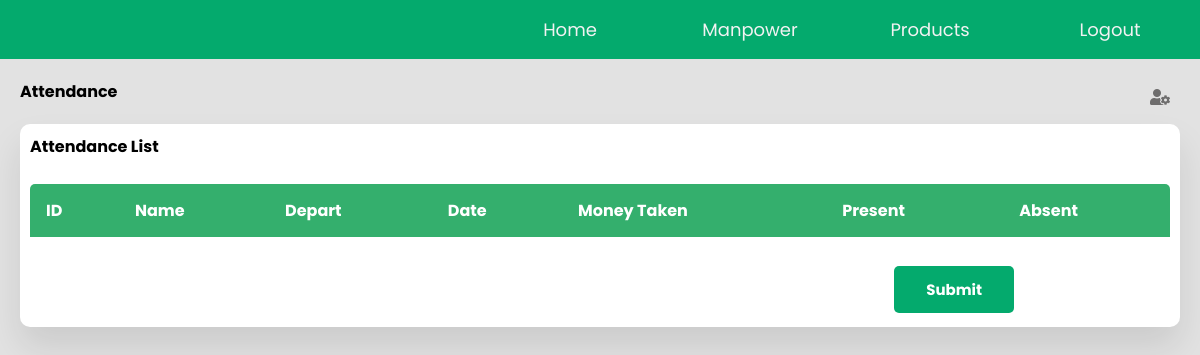
The page /attendance/ on the database as committed earlier.
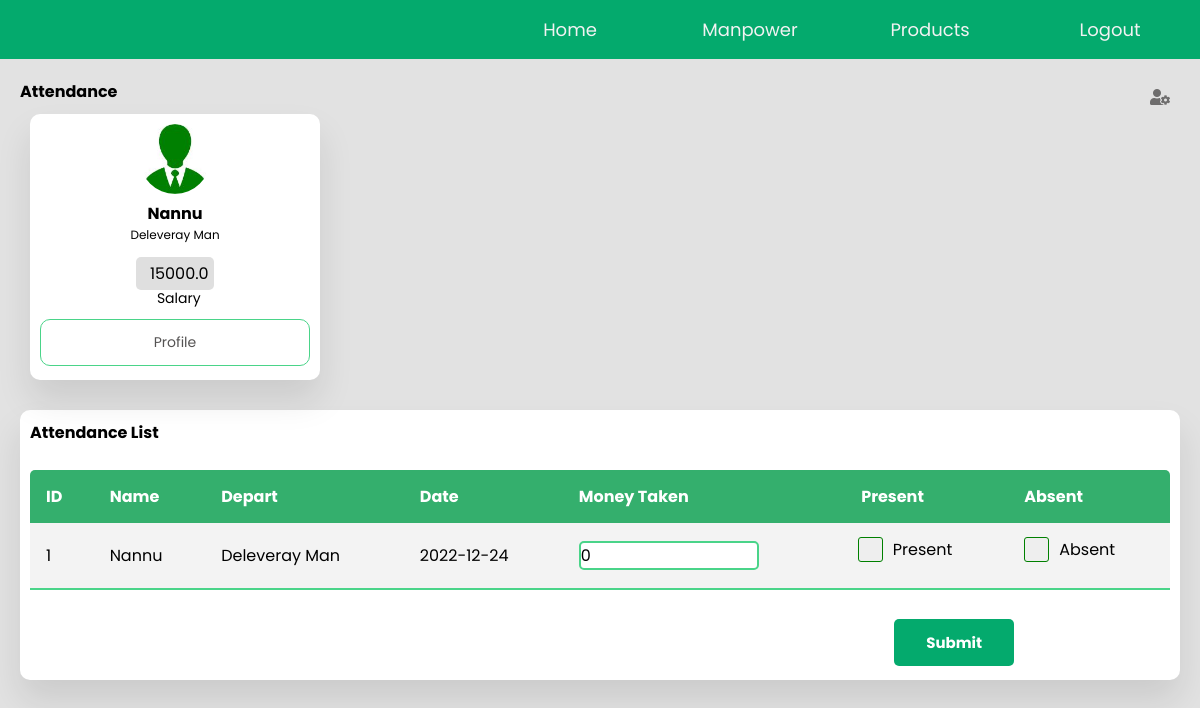
The same page on the database as committed later.
### manpower/models.py (models this page shows, shortened)
class Employee(models.Model):
    name = models.CharField(blank=True,null=True,max_length=50)
    department = models.CharField(blank=True,null=True,max_length=100)
    fixed_salary =  models.FloatField(blank=True,null=True,default=0.00)

### manpower/views.py (the view)
# urls.py: path('', emp_attendance, name='empAttendance'),
def emp_attendance(request):
    emp_model = Employee.objects.all().order_by("-id")
    attend_model = Attendance.objects.all().order_by("-id")
    return render(request,'attendance.html',{"emp_model":emp_model,"today_date":today_date, "attend_model":attend_model})

### templates/attendance.html (shortened to what this page needs)
{%load static%}
<!DOCTYPE html>
<html lang="en">
<head>
  <link rel="stylesheet" href="https://cdnjs.cloudflare.com/ajax/libs/font-awesome/5.15.4/css/all.min.css"/>
  <link href="{% static '/css/attendance_profile.css' %}" rel="stylesheet" type="text/css">
</head>
<body>
  <div class="topnav">
      <a href="{% url 'accounts:ownerLogOut' %}">Logout</a>
    <a href="{% url 'products:companyGroups' %}">Products</a>
    <a href="{% url 'manpower:empAttendance' %}">Manpower</a>
    <a href="">Home</a>
  </div>
<div class="container">
    <section class="main">
      <div class="main-top">
        <h1>Attendance</h1>
        <i class="fas fa-user-cog"></i>
      </div>
        <div class="usersEmployee">
            {% for emp_obj in emp_model %}
                 <div class="card">
                    <img src="{% static 'images/pro_icon.jpg' %}">
                    <h4>{{ emp_obj.name }}</h4>
                    <p>{{ emp_obj.department }}</p>
                    <div class="per">
                      <table>
                        <tr>
                          <td><span>&nbsp;&nbsp;{{ emp_obj.fixed_salary }}</span></td>
                        </tr>
                        <tr>
                          <td> &nbsp;&nbsp;Salary</td>
                        </tr>
                      </table>
                    </div>
                    <button><a href="{% url 'manpower:empProfile' pk=emp_obj.pk %}">Profile</a></button>
                 </div>
            {% endfor %}
        </div>
      <section class="attendance">
      <form action="{% url 'manpower:confirmAttend'%}" method="POST">
        <div class="attendance-list">
          <h1>Attendance List</h1>
          <table class="table">
            <thead>
              <tr>
                <th>ID</th>
                <th>Name</th>
                <th>Depart</th>
                <th>Date</th>
                <th>Money Taken</th>
                  <th>&nbsp;Present </th>
                  <th> Absent</th>
              </tr>
            </thead>
            <tbody>
            {% for emp_obj in emp_model %}
              <tr>
                <td>{{ forloop.counter }}</td>
                <td>{{ emp_obj.name }}</td>
                <td>{{ emp_obj.department }}</td>
                <td>{{ today_date }}</td>
                <td><input type="text" id="name" name="moneyTaken[]"  maxlength="10" size="10" value=0 ></td>
                 <td>
                     <label class="checkcontainer">Present
                         <span class="presentcheckmark"></span>
                     </label>
                 </td>
                 <td>
                     <label class="checkcontainer">Absent
                         <span class="checkmark"></span>
                     </label>
                 </td>
              </tr>
            {% endfor %}
            </tbody>
          </table>
          <div class="btncon">
            <input id="btn" type="submit" value="Submit">
          </div>
        </div>
      </form>
      </section>
    </section>
  </div>
</body>
</html>

### static/css/attendance_profile.css (style rules this page uses)
* { margin: 0; padding: 0; outline: none; border: none; text-decoration: none; box-sizing: border-box; font-family: "Poppins", sans-serif; font-size: 16px; }
body { background: rgb(226, 226, 226); }
a { position: relative; width: 280px; font-size: 14px; color: rgb(85, 83, 83); display: table; padding: 10px; }
.container { display: flex; }
.main { position: relative; padding: 20px; width: 100%; }
.main-top { display: flex; width: 100%; }
.main-top i { position: absolute; right: 0; margin: 10px 30px; color: rgb(110, 109, 109); cursor: pointer; }
.main .usersEmployee { display: flex; width: 100%; }
.usersEmployee .card { width: 25%; margin: 10px; background: #fff; text-align: center; border-radius: 10px; padding: 10px; box-shadow: 0 20px 35px rgba(0, 0, 0, 0.1); }
.usersEmployee .card img { width: 70px; height: 70px; border-radius: 50%; }
.usersEmployee .card h4 { text-transform: capitalize ; }
.usersEmployee .card p { font-size: 12px; margin-bottom: 15px; text-transform: capitalize ; }
.usersEmployee table { margin: auto; }
.usersEmployee .per span { padding: 5px; border-radius: 5px; background: rgb(223, 223, 223); }
.usersEmployee td { font-size: 14px; padding-right: 15px; padding-left: 15px; }
.usersEmployee .card button { width: 100%; margin-top: 8px; padding: 2px; cursor: pointer; border-radius: 10px; background: transparent; border: 1px solid #4AD489; }
.usersEmployee .card button a { width: 100%; border-radius: 3px; }
.attendance { margin-top: 20px; text-transform: capitalize; }
.attendance-list { width: 100%; padding: 10px; margin-top: 10px; background: #fff; border-radius: 10px; box-shadow: 0 20px 35px rgba(0, 0, 0, 0.1); }
.table { border-collapse: collapse; margin: 25px 0; font-size: 15px; min-width: 100%; overflow: hidden; border-radius: 5px 5px 0 0; }
table thead tr { color: #fff; background: #34AF6D; text-align: left; font-weight: bold; }
.table th, .table td { padding: 14px 16px; }
.table tbody tr { border-bottom: 1px solid #ddd; }
.table tbody tr:nth-of-type(odd) { background: #f3f3f3; }
.table tbody tr:last-of-type { border-bottom: 2px solid #4AD489; }
input[type=text] { box-sizing: border-box; border: 2px solid #4AD489; border-radius: 5px; }
input[type=button], input[type=submit], input[type=reset] { background-color: #04AA6D; color: white; padding: 12px 32px; text-decoration: none; margin: 4px 2px; cursor: pointer; border-radius: 5px; text-align: center; }
.btncon { text-align: right; margin-right: 13.5%; }
#btn { font-size: 15px; font-weight: bold; }
.topnav { background-color: #04AA6D; overflow: hidden; }
.topnav a { float: right; color: #f2f2f2; text-align: center; padding: 16px 18px; text-decoration: none; font-size: 18px; width: 15%; }
.checkcontainer { display: block; position: relative; padding-left: 35px; margin-bottom: 12px; cursor: pointer; -webkit-user-select: none; -moz-user-select: none; -ms-user-select: none; user-select: none; }
.checkmark { position: absolute; top: 0; left: 0; height: 25px; width: 25px; background-color: #eee; border: 1px solid green; border-radius: 3px; }
.presentcheckmark { position: absolute; top: 0; left: 0; height: 25px; width: 25px; background-color: #eee; border: 1px solid green; border-radius: 3px; }
.checkmark:after { content: ""; position: absolute; display: none; }
.presentcheckmark:after { content: ""; position: absolute; display: none; }
.checkcontainer .checkmark:after { left: 9px; top: 5px; width: 5px; height: 10px; border: solid white; border-width: 0 3px 3px 0; -webkit-transform: rotate(45deg); -ms-transform: rotate(45deg); transform: rotate(45deg); }
.checkcontainer .presentcheckmark:after { left: 9px; top: 5px; width: 5px; height: 10px; border: solid white; border-width: 0 3px 3px 0; -webkit-transform: rotate(45deg); -ms-transform: rotate(45deg); transform: rotate(45deg); }

Rows that differ between the two databases and show on the page:
added Employee: name "Nannu", department "Deleveray Man", fixed_salary "15000.0", today_date "2022-12-24"
